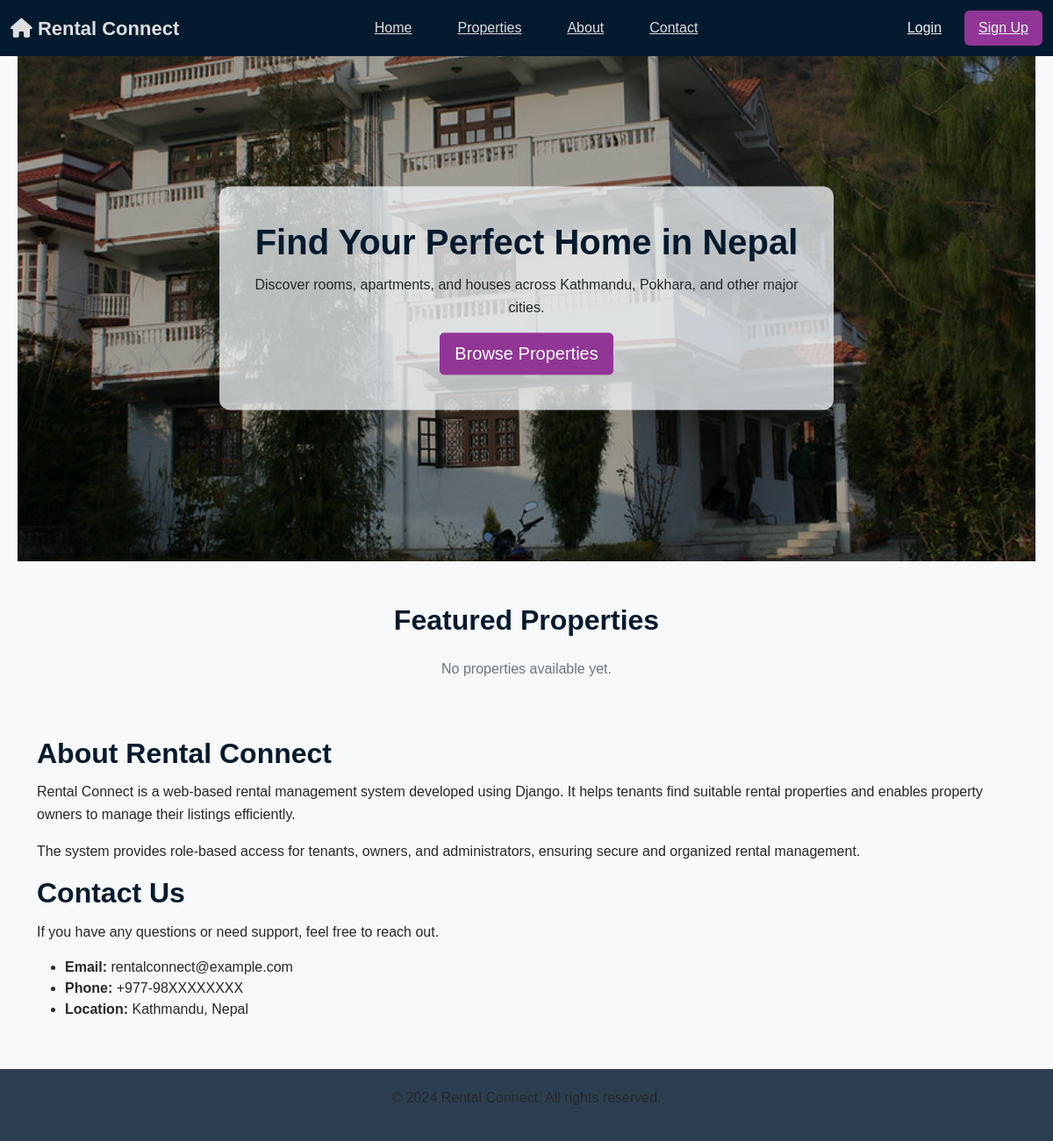
/, run on an earlier commit of the app's database.
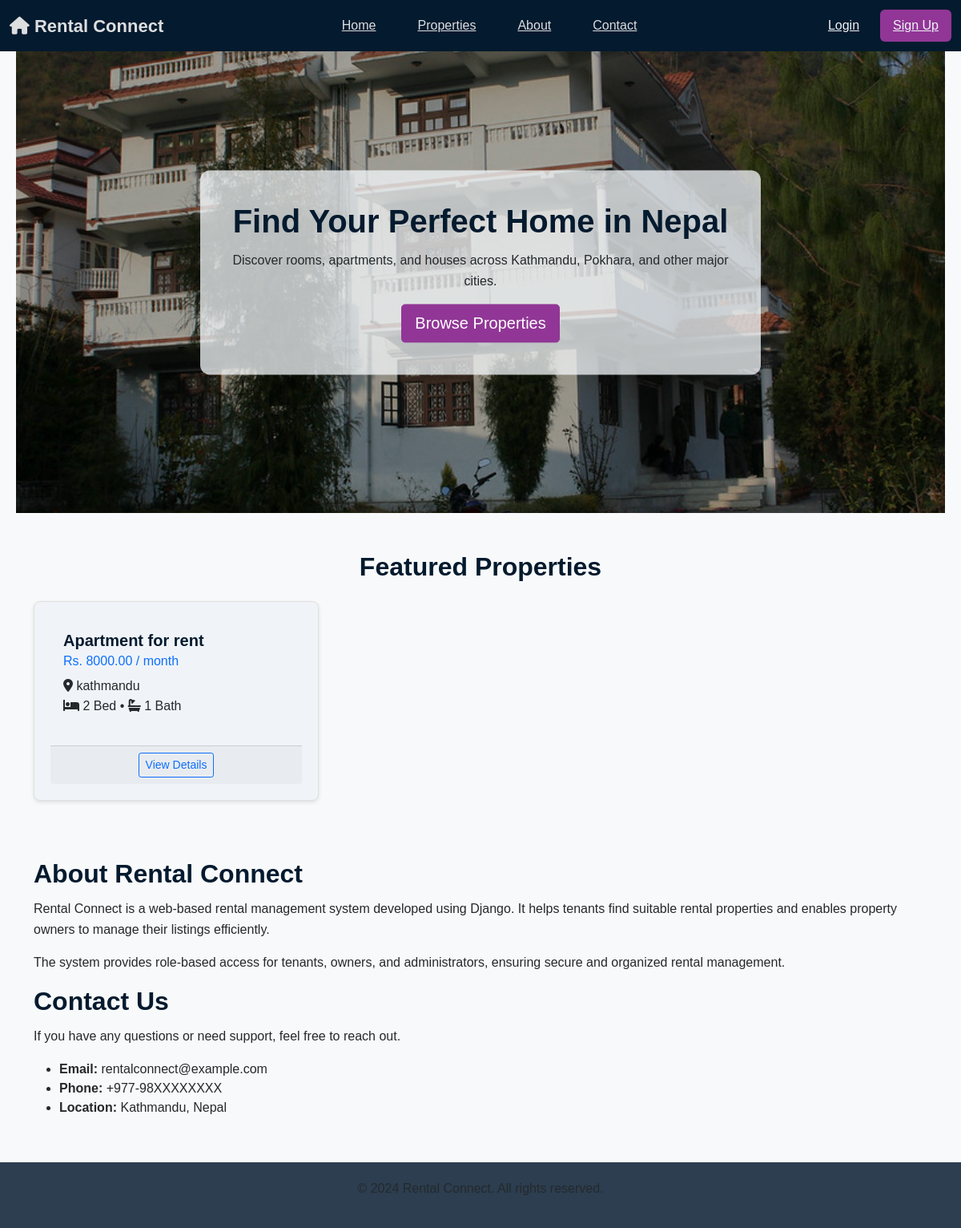
And on a later commit of the database.
### listings/models.py (models this page shows, shortened)
class Property(models.Model):
    landlord = models.ForeignKey(
        CustomUser,
        on_delete=models.CASCADE,
        related_name='properties'
    )
    title = models.CharField(max_length=100)
    description = models.TextField()
    city = models.CharField(max_length=50)
    rent = models.DecimalField(max_digits=10, decimal_places=2)
    bedrooms = models.PositiveIntegerField()
    bathrooms = models.PositiveIntegerField()
    address = models.TextField()
    image = models.ImageField(
        upload_to='property_images/',
        blank=True,
        null=True
    )
    is_verified = models.BooleanField(default=False)
    created_at = models.DateTimeField(auto_now_add=True)
    class Meta:
        ordering = ['-created_at']

### listings/views.py (the view, shortened to what this page needs)
# urls.py: path('', views.home, name='home'),
def home(request):
    bookings = None
    owner_properties = []
    if request.user.is_authenticated and request.user.is_tenant:
        bookings = Booking.objects.filter(
            tenant=request.user
        ).order_by('-created_at')
    featured_properties = Property.objects.filter(
        is_verified=True
    ).order_by('-created_at')[:6]
    return render(request, 'listings/home.html', {
        'featured_properties': featured_properties,
        'bookings': bookings,
        'owner_properties': owner_properties,
    })

### templates/listings/home.html (shortened to what this page needs)
{% extends "base.html" %}
{% load static %}
{% block content %}
<section class="hero-section">
    <div class="hero-image-container"></div>
    <div class="hero-overlay"></div>
    <div class="hero-content">
        <h1>Find Your Perfect Home in Nepal</h1>
        <p>
            Discover rooms, apartments, and houses across Kathmandu,
            Pokhara, and other major cities.
        </p>
        <a href="{% url 'property_list' %}" class="btn btn-primary btn-lg">
            Browse Properties
        </a>
    </div>
</section>
<section class="container my-5">
    <h2 class="text-center mb-4">Featured Properties</h2>
    <div class="row">
        {% for property in featured_properties %}
            <div class="col-md-4 mb-4">
                <div class="card property-card h-100">
                    <div class="card-body">
                        <h5 class="card-title">{{ property.title }}</h5>
                        <h6 class="card-subtitle mb-2 text-primary">
                            Rs. {{ property.rent }} / month
                        </h6>
                        <p class="card-text">
                            <i class="fas fa-map-marker-alt"></i>
                            {{ property.city }} <br>
                            <i class="fas fa-bed"></i>
                            {{ property.bedrooms }} Bed •
                            <i class="fas fa-bath"></i>
                            {{ property.bathrooms }} Bath
                        </p>
                    </div>
                    <div class="card-footer text-center">
                        <a href="{% url 'property_detail' property.id %}"
                           class="btn btn-outline-primary btn-sm">
                            View Details
                        </a>
                    </div>
                </div>
            </div>
        {% empty %}
            <div class="col-12">
                <p class="text-center text-muted">
                    No properties available yet.
                </p>
            </div>
        {% endfor %}
    </div>
</section>
<section id="about" class="page-section">
    <div class="container">
        <h2>About Rental Connect</h2>
        <p>
            Rental Connect is a web-based rental management system developed
            using Django. It helps tenants find suitable rental properties
            and enables property owners to manage their listings efficiently.
        </p>
        <p>
            The system provides role-based access for tenants, owners, and
            administrators, ensuring secure and organized rental management.
        </p>
    </div>
</section>
<section id="contact" class="page-section page-section-light">
    <div class="container">
        <h2>Contact Us</h2>
        <p>
            If you have any questions or need support, feel free to reach out.
        </p>
        <ul>
            <li><strong>Email:</strong> rentalconnect@example.com</li>
            <li><strong>Phone:</strong> +977-98XXXXXXXX</li>
            <li><strong>Location:</strong> Kathmandu, Nepal</li>
        </ul>
    </div>
</section>
{% endblock %}

What changed in the data, as far as the page shows it:
now on this page (row edited): Property: title "Apartment for rent", rent "8000.00", city "kathmandu", bedrooms "2", bathrooms "1"
Also different on the page:
text no longer shown: "No properties available yet."
